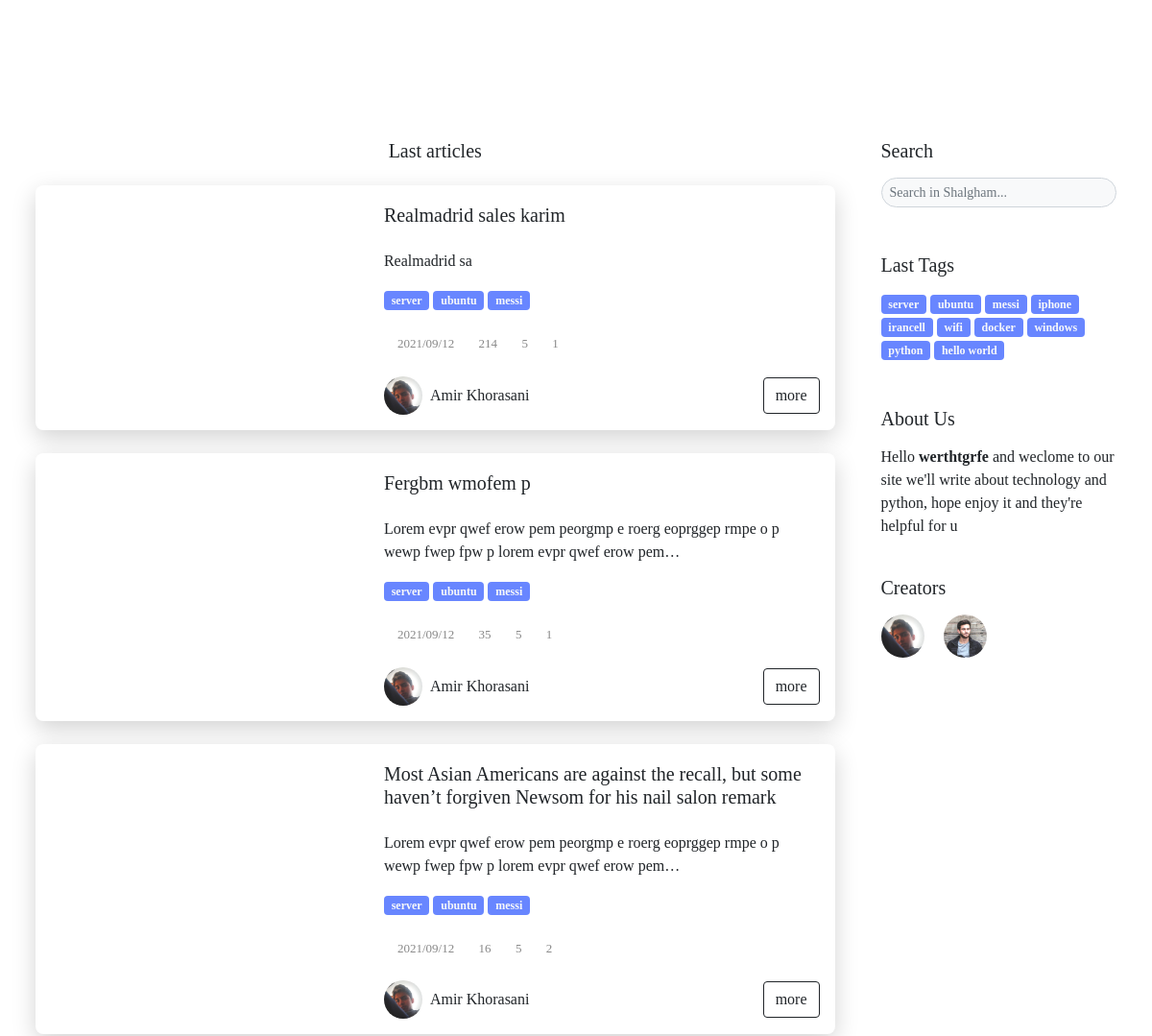
Before: / (middle part) with the older database file.
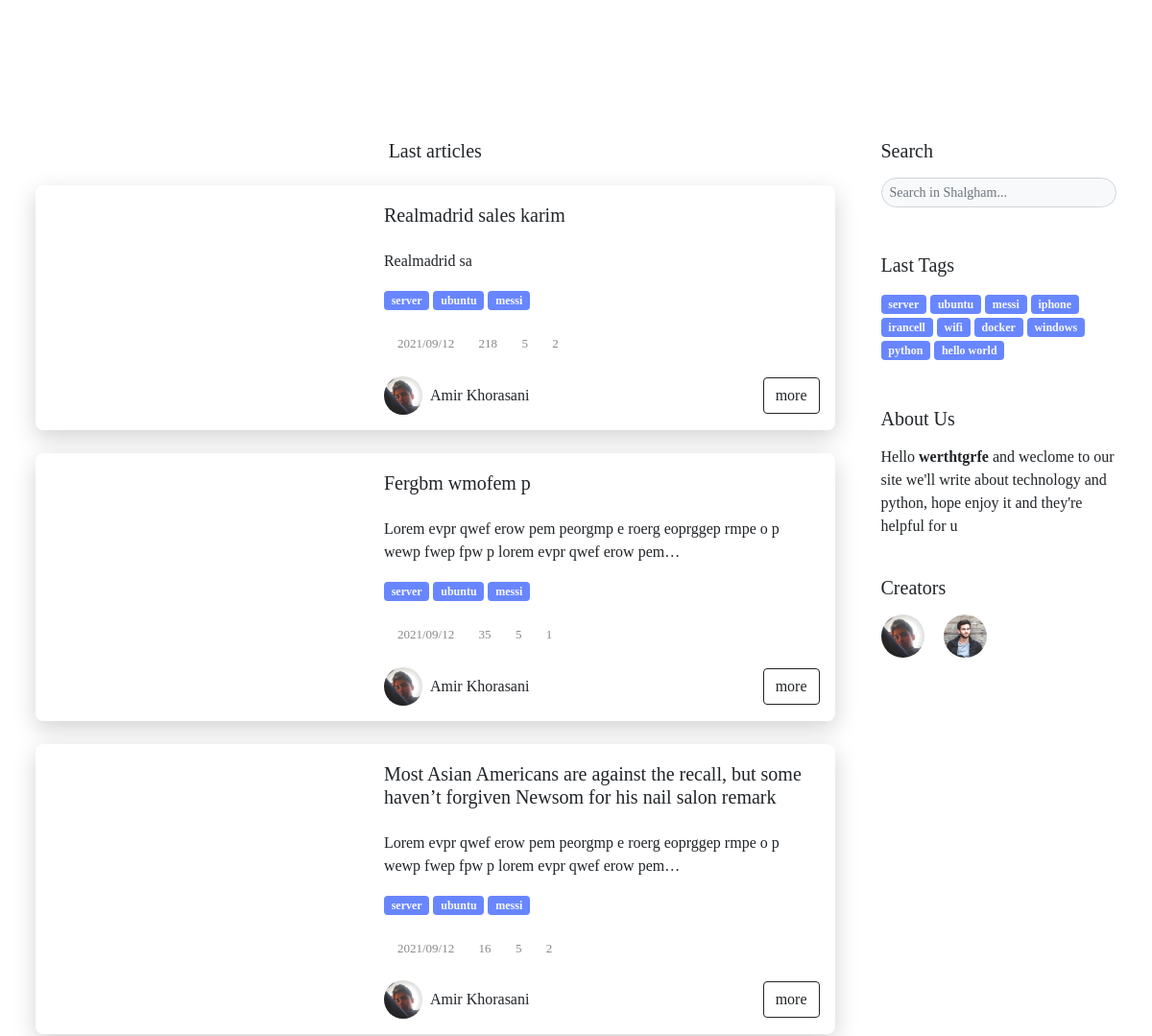
After: the same page with the newer database file.
### blog/models.py (models this page shows, shortened)
class Article(models.Model):
    title_en   = models.CharField(max_length=200) # english title
    desc_en    = models.TextField() # english description for article in home
    body_en    = RichTextUploadingField() # english body
    slug       = models.SlugField(max_length=100,unique=True) # slug of the article
    short_slug = models.SlugField(editable=False) # auto created in auto_slug_article function
    views      = models.IntegerField(default=0) # number of views this article
    status     = models.BooleanField(default=True) # article status => true:publish , false:draft
    created    = models.DateTimeField(auto_now_add=True) # auto complete created time
    updated    = models.DateTimeField(auto_now=True) # auto compelete last update
    author     = models.ForeignKey(User,editable=False,null=True,on_delete=models.SET_NULL,related_name='articles') # auto delete article on delete author
    category   = models.ManyToManyField(Category,blank=True,related_name='articles') # article categories
    thumbnail  = models.ImageField(upload_to='articles') # article thumbnail in post card and main page
    readtime   = models.IntegerField(default=0) # suggested time for readnig the article
    class Meta:
        verbose_name_plural = 'Articles'
        ordering            = ['-created'] # for new to old sorting in admin panel
    objects = ArticleManager() # set managers for this class
    def simple_created(self):
        return self.created.strftime("%Y/%m/%d")
    simple_created.short_description = "created"

class Category(models.Model):
    name_en    = CharField(max_length=100) # English name
    slug       = SlugField(editable=False) # auto created in auto_slug_category function
    created    = DateTimeField(auto_now_add=True) # auto complete created time
    status     = BooleanField(default=True) # category status => true:publish , false:draft
    thumbnail  = models.ImageField(upload_to='categories',null=True) # article thumbnail in post card and main page
    class Meta:
        verbose_name_plural = 'Categories'
        ordering            = ['-created'] # for new to old sorting in admin panel
    objects = CategoryManager() # set managers for this class
    def simple_created(self):
        return self.created.strftime("%Y/%m/%d %H:%M")
    simple_created.short_description = "created"

class Comment(models.Model):
    admin    = models.ForeignKey(User,editable=False,default=None,null=True,on_delete=models.SET_NULL)
    article  = models.ForeignKey(Article,on_delete=models.CASCADE,related_name='comments')
    name     = CharField(max_length=50)
    desc     = RichTextField()
    created  = models.DateTimeField(auto_now_add=True) # date of comment creation
    reply_to = models.ForeignKey('self',null=True,blank=True,on_delete=models.CASCADE,related_name='replies') # for reply comments
    status   = models.BooleanField(default=False) # comment status => true:publish , false:draft
    avatar   = models.ForeignKey(Avatar,on_delete=models.SET_NULL,null=True) # comment avatar => has default and auto customize for admins
    class Meta:
        ordering = ('-created',)
    objects = CommentsManager() # set managers for this class

class User(AbstractUser):
    thumbnail     = models.ImageField(upload_to='creators',default='creators/default.png')
    telegram      = models.URLField(null=True,blank=True)
    instagram     = models.URLField(null=True,blank=True)
    linkedin     = models.URLField(null=True,blank=True)
    github        = models.URLField(null=True,blank=True)
    user_page_url = models.CharField(max_length=200)
    desc          = RichTextField(null=True)
    skills        = models.CharField(max_length=500,null=True,help_text='pls separate the skills by 3')
    def full_capital_name(self):
        if self.first_name and self.last_name:
            return f'{self.first_name.capitalize()} {self.last_name.capitalize()}'
        else:
            return self.username.capitalize()
    def get_user_page_url(self):
        return f'/{self.user_page_url}'

### blog/views.py (the view)
# urls.py: path('',Home,name='home'),
def Home(request):
    articles_query     = Article.objects.active()     # get all active articles
    articles_latest    = articles_query.order_by('-created')[:3]  # get 3 latest articles
    articles_mostvisit = articles_query.order_by('-views')[:3]    # get 3 most visited articles
    context = {
        'latest_articles'     :articles_latest,
        'most_viewed_articles':articles_mostvisit,
    }
    return render(request,'home.html',context)

### blog/models.py (called while the page is built)
	def active(self):
		return self.filter(status=True)

    def active(self):
        return self.filter(status=True)

    def active(self):
        return self.filter(status=True)

### blog/templatetags/template_tags.py (called while the page is built)
@register.simple_tag
def site_setting(value):
    try:
        return contents.data_set[value]
    except:
        pass

@register.inclusion_tag('partials/col_4_about.html')
def col_4_about():
    return {
        'col_4_about': contents.data_set['about']
    }

@register.inclusion_tag('partials/col_4_tags.html')
def col_4_tags():
    categories_query          = Category.objects.active()   # get all active categories
    categories_query          = [category for category in categories_query if len(category.articles.active()) > 0] #check if length is bigger than 0 and tag already used before
    if len(categories_query) <= contents.data_set['col_4_tags_count']:
        return {
            'fix' : True,
            'col_4_tags': categories_query,
        }
    else:
        return {
            'fix' : False,
            'col_4_tags': categories_query[:contents.data_set['col_4_tags_count']],
        }

@register.inclusion_tag('partials/col_4_social.html')
def col_4_social():
    creators = User.objects.filter(is_superuser=True)
    return {
            'creators': creators,
        }

### template/home.html (shortened to what this page needs)
{% load static %} {% load template_tags %}
{% site_setting "header_p" as header_p %}
<!DOCTYPE html>
<html lang="en">
<head>
    <link rel="stylesheet" href="{% static 'blog/css/swiper.min.css' %}">
    <link rel="stylesheet" href="{% static 'blog/css/bootstrap.css' %}">
    <link rel="stylesheet" href="{% static 'blog/fontawesome-free-5.15.3-web/css/all.css' %}">
    <link rel="stylesheet" href="{% static 'blog/css/custom.css' %}">
    <link rel="stylesheet" href="{% static 'blog/css/responsiv.css' %}">
    <link rel="stylesheet" href="{% static 'blog/css/pages/index.css' %}">
</head>
<body data-src="/media/bg.jpg">
    <header class="thumbnail">
    </header>
    <main class="py-5">
        <div class="container">
            <div class="row gx-md-5">
                <div class="col-md-8 col-lg-9">
                    <section>
                        <h5 class="text-center cursor-default">
                            Last articles
                        </h5>
                        {% for article in latest_articles %}
                        <div class="card rounded my-4 overflow-hidden">
                            <div class="row g-0">
                                <a class="col-lg-6 col-xl-5 p-3" href="{% url 'blog:article_slug' article.slug %}">
                                    <div class="img-card h-100 rounded" data-src="'{{ article.thumbnail.url }}'"></div>
                                </a>
                                <div class="col-lg-6 col-xl-7 p-3">
                                    <a class="pb-3 text-dark text-decoration-none h5" href="{% url 'blog:article_slug' article.slug %}">
                                        {{ article.title_en|capfirst }}
                                    </a>
                                    <p class="mb-3">
                                        {{ article.desc_en|capfirst|safe|truncatechars:100 }}
                                    </p>
                                    {% for category in article.category.active %}
                                    <a href="{% url 'blog:tag' category.slug %}" class="badge bg-info text-light text-decoration-none">
                                            {{ category.name_en|lower }}
                                        </a> {% endfor %}
                                    <div class="icons-card pt-2 mt-3">
                                        <div class="d-inline-flex w-auto align-items-center flex-wrap">
                                            <i class="fas fa-calendar"></i>
                                            <p class="m-0 ps-1 pe-2">{{ article.created|date:'Y/m/d' }}</p>
                                        </div>
                                        <div class="d-inline-flex w-auto align-items-center flex-wrap">
                                            <i class="fas fa-eye"></i>
                                            <p class="m-0 ps-1 pe-2">{{ article.views }}</p>
                                        </div>
                                        <div class="d-inline-flex w-auto align-items-center flex-wrap">
                                            <i class="fas fa-clock"></i>
                                            <p class="m-0 ps-1 pe-2">{{ article.readtime }}</p>
                                        </div>
                                        <div class="d-inline-flex w-auto align-items-center flex-wrap">
                                            <i class="fas fa-comment"></i>
                                            <p class="m-0 ps-1 pe-2">{{ article.comments.active|length }}</p>
                                        </div>
                                    </div>
                                    <div class="d-flex align-items-center justify-content-between flex-wrap">
                                        <a href="{{ article.author.get_user_page_url }}" class="pe-3 text-decoration-none mt-4 text-dark d-inline-flex align-items-center">
                                            <img src="{{ article.author.thumbnail.url }}" class="img-sm rounded-pill" alt="">
                                            <div class="px-2">
                                                <span>
                                                        {{ article.author.full_capital_name }}
                                                    </span>
                                            </div>
                                        </a>
                                        <a href="{% url 'blog:article_slug' article.slug %}" class="btn btn-outline-dark d-block ms-auto mt-4">
                                                more
                                            </a>
                                    </div>
                                </div>
                            </div>
                        </div>
                        {% endfor %}
                    </section>
                </div>
                {% include 'partials/col-4.html' %}
            </div>
        </div>
    </main>
</body>
</html>

### template/partials/navbar.html (shortened to what this page needs)
{% load template_tags %}

### template/partials/col-4.html
{% load template_tags %}
<div class="col-md-4 col-lg-3">
    <div class="sidebar mt-md-0 mt-4">
        {% if page == 'search' %}
            <div class="py-4 pt-md-0">
                <h5 class="pb-2">Last Tags</h5>
                <div>
                    {% col_4_tags %}
                </div>
            </div>
        {% elif page == 'tags' %}
            {% include 'partials/col_4_search.html' %}
        {% else %}
            {% include 'partials/col_4_search.html' %}
            <div class="py-4">
                <h5 class=" pb-2">Last Tags</h5>
                <div>
                    {% col_4_tags %}
                </div>
            </div>
        {% endif %}
        <div class="py-4">
            <h5 class="pb-2">About Us</h5>
            <p>
                {% col_4_about %}
            </p>
        </div>
        <div class="pb-4">
            <h5 class=" pb-2">Creators</h5>
            {% col_4_social %}
        </div>
    </div>
</div>

### template/partials/col_4_search.html (shortened to what this page needs)
<div class="py-4 pt-md-0">
    <h5 class="pb-2">Search</h5>
    <form class="position-relative d-inline-block" id="input_search" action="/search" onsubmit="return submitSearch(this)">
        <input id="searchInput" name="q" type="text" placeholder="Search in Shalgham..." class="form-control pe-5 form-control-sm bg-light rounded-pill">
        <button type="submit" class="position-absolute border-0">
            <i class="fas text-dark fa-search py-2 px-0 text-dark"></i>
        </button>
    </form>
</div>

### template/partials/col_4_tags.html (shortened to what this page needs)
{% if fix %}
    {% for category in col_4_tags %}
        <a href="{% url 'blog:tag' category.slug %}" class="badge bg-info text-light text-decoration-none">
            {{ category.name_en|lower }}
        </a> {% endfor %} {% endif %}

### template/partials/col_4_about.html
{{ col_4_about|safe }}

### template/partials/col_4_social.html
<div id='creators'>
    {% for creator in creators %}
        <a href="{{ creator.get_user_page_url }}" class="text-decoration-none admin">
            <img src="{{ creator.thumbnail.url }}" class="img-sm rounded-pill me-3" alt="">
        </a>
    {% endfor %}
</div>

### static/blog/css/custom.css (style rules this page uses)
* { font-family: FiraSans-E; word-wrap: break-word; }
.btn { font-family: FiraSans-M; }
body { width: 100%; background: no-repeat center; background-size: cover; background-attachment: fixed; }
main { background: rgba(255, 255, 255, 0.9); backdrop-filter: blur(15px) !important; -webkit-backdrop-filter: blur(15px) !important; -moz-backdrop-filter: blur(15px) !important; box-shadow: 0px 10px 11px 0px rgba(0, 0, 0, 0.075); }
h5 { font-family: FiraSans-MT; }
.card { box-shadow: 0 0.5rem 1.5rem rgba(0, 0, 0, 0.175) !important; border: none; transition: all .3s; }
.card .icons-card { font-size: 13px; color: #888888; }
.card .img-sm { width: 40px; height: 40px; }
.card .img-card { min-height: 100px; background-size: cover !important; transition: all .3s; }
.card a { vertical-align: text-top !important; display: inline-block; }
.admin img { animation: shadow 4s infinite; }
.sidebar { position: -webkit-sticky; position: sticky !important; top: 100px !important; }
.cursor-default { cursor: default !important; }
.img-sm { width: 45px; height: 45px; }
#input_search { width: 100%; max-width: 20rem; }
#input_search button { background: rgba(255, 255, 255, 0); top: -2px; right: 7px; }

### static/blog/css/pages/index.css (style rules this page uses)
header { width: 100%; height: 100vh; display: inline-flex; flex-wrap: wrap; align-items: center; justify-content: center; }
.col-md-8, .col-lg-9 { overflow: hidden; }

Changed rows visible on the page:
changed Article "Realmadrid sales karim": views "214" → "218"; comments.active|length "1" → "2"
